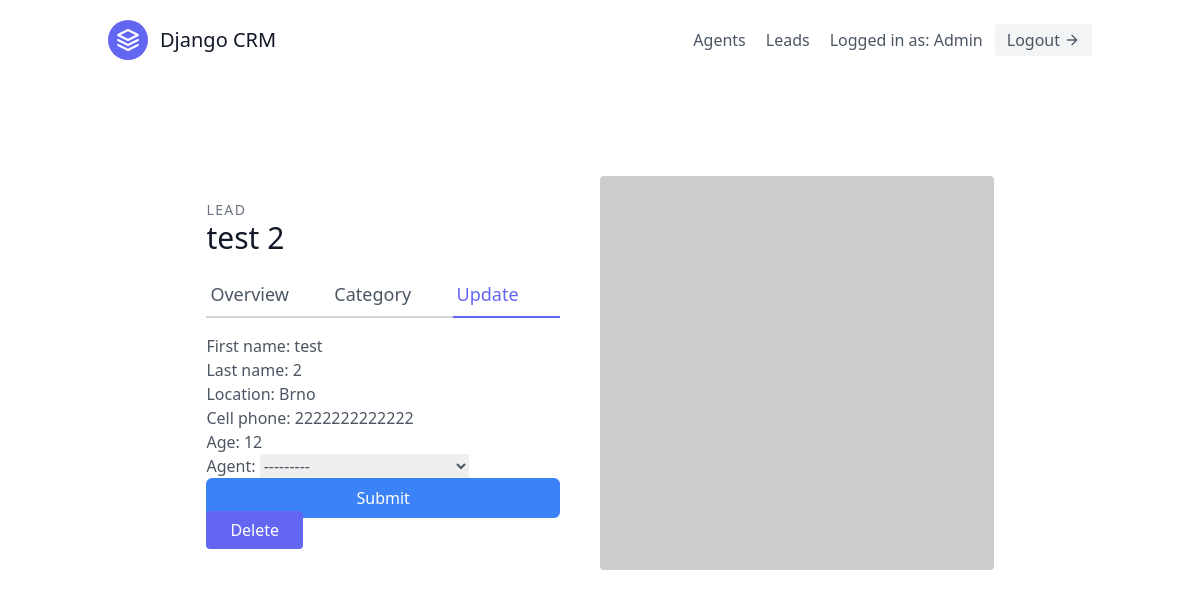
Page /leads/3/update/ (signed in) on the earlier database version.
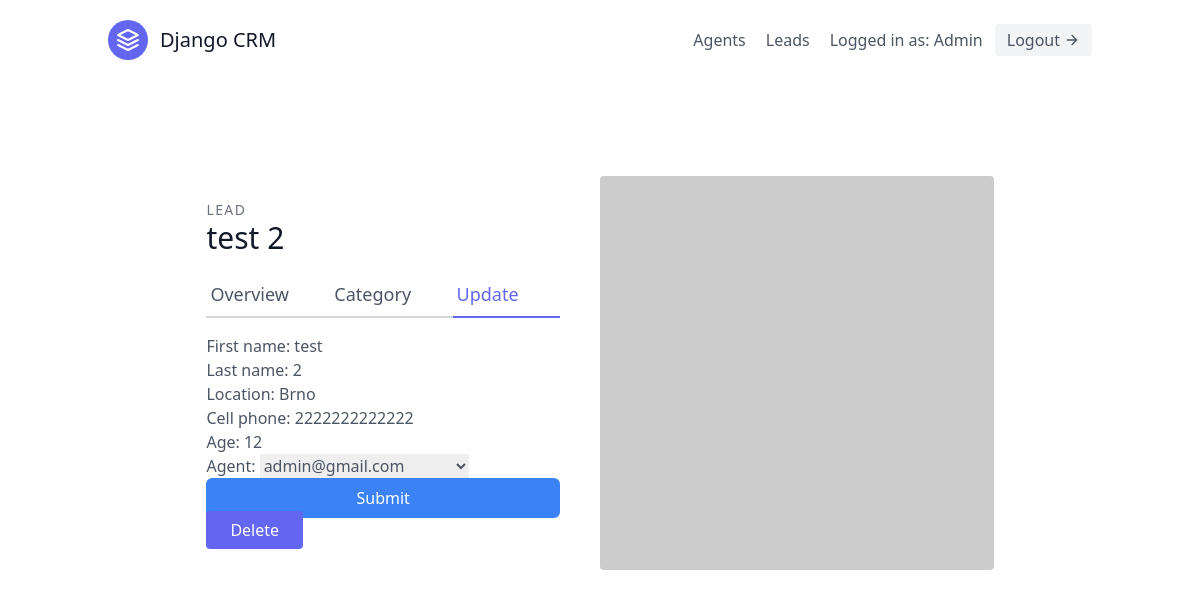
Same page on the later database version.
### leads/models.py (models this page shows, shortened)
class Lead(models.Model):
    first_name = models.CharField('First name', max_length=30)
    last_name = models.CharField('Last name', max_length=30)
    age = models.IntegerField('Age', default=0)
    location = models.CharField('Location', max_length=225)
    cell_phone = models.CharField('Cell phone', max_length=20)
    organisation = models.ForeignKey('UserProfile', on_delete=models.CASCADE)
    agent = models.ForeignKey('Agent', null=True, blank=True, on_delete=models.SET_NULL)
    category = models.ForeignKey('Category', related_name="leads", null=True, blank=True, on_delete=models.SET_NULL)

### leads/views.py (the view, shortened to what this page needs)
# urls.py: path('<int:pk>/update/', LeadUpdateView.as_view(), name="lead-update"),
class LeadUpdateView(OrganisorLoginRequiredMixin, generic.UpdateView):
    template_name = "leads/lead_update.html"
    form_class = LeadModelForm
    def get_queryset(self):
        user = self.request.user
        if user.is_organisor:
            return Lead.objects.filter(organisation=user.userprofile)

### leads/forms.py
class LeadModelForm(forms.ModelForm):
    class Meta:
        model = Lead
        fields = (
            'first_name',
            'last_name',
            'location',
            'cell_phone',
            'age',
            'agent',
        )

### agents/mixins.py (called while the page is built)
    def dispatch(self, request, *args, **kwargs):
        if not request.user.is_authenticated or not request.user.is_organisor:
            return redirect("leads:lead-list")
        return super().dispatch(request, *args, **kwargs)

### leads/models.py (called while the page is built)
    def __str__(self):
        return f'{self.user.email}'

### leads/templates/leads/lead_update.html (shortened to what this page needs)
{% extends "base.html" %}
{% load tailwind_filters %}
{% block content %}
    <section class="text-gray-600 body-font overflow-hidden">
        <div class="container px-5 py-24 mx-auto">
            <div class="lg:w-4/5 mx-auto flex flex-wrap">
            <div class="lg:w-1/2 w-full lg:pr-10 lg:py-6 mb-6 lg:mb-0">
                <h2 class="text-sm title-font text-gray-500 tracking-widest">LEAD</h2>
                <h1 class="text-gray-900 text-3xl title-font font-medium mb-4"> {{lead.first_name}} {{lead.last_name}} </h1>
                <div class="flex mb-4">
                    <a href="{% url 'leads:lead-detail' lead.pk %}" class="flex-grow border-b-2 border-gray-300 py-2 text-lg px-1">Overview</a>
                    <a href="{% url 'leads:lead-category-update' lead.pk %}" class="flex-grow border-b-2 border-gray-300 py-2 text-lg px-1">Category</a>
                    <a href="{% url 'leads:lead-update' lead.pk %}" class="flex-grow text-indigo-500 border-b-2 border-indigo-500 py-2 text-lg px-1">Update</a>
                </div>
                <form method="post">
                    {{ form|crispy }}
                    <button class="w-full text-white bg-blue-500 hover:bg-blue-600 px-3 py-2 rounded-md" type="submit"> Submit </button>
                </form>
                <a href="{% url 'leads:lead-delete' lead.pk %}" class="w-1/2 mt-4 text-white bg-indigo-500 border-0 py-2 px-6 focus:outline-none hover:bg-indigo-600 rounded">
                    Delete
                </a>
            </div>
            <img alt="ecommerce" class="lg:w-1/2 w-full lg:h-auto h-64 object-cover object-center rounded" src="https://dummyimage.com/400x400">
            </div>
        </div>
    </section>
{% endblock content %}

Differences in the rows shown:
changed Lead "test": agent "---------" → "admin@gmail.com"
